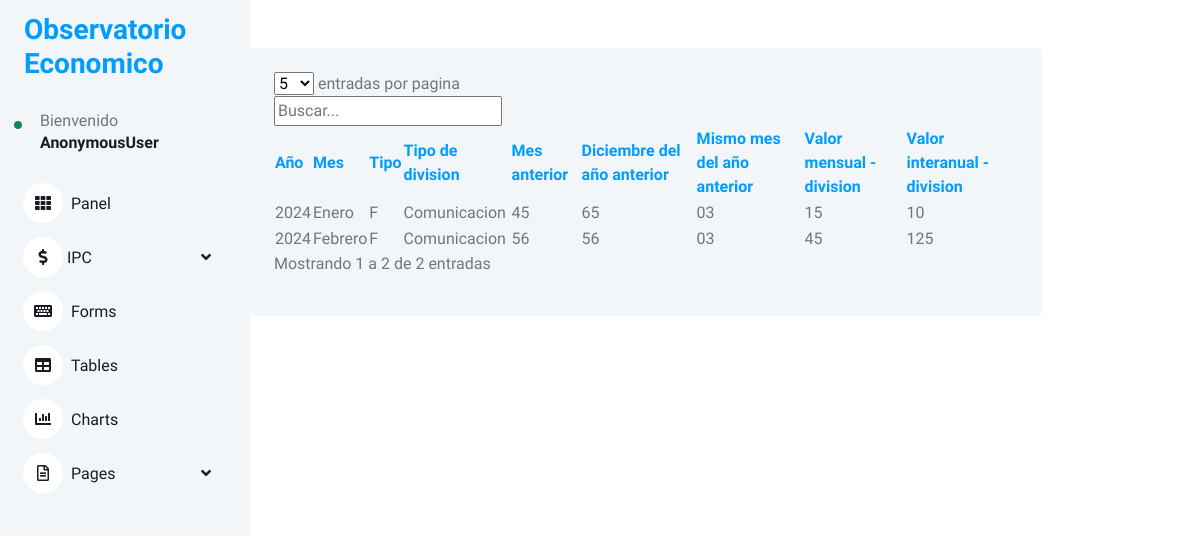
Screenshot of /ipc-listado with the database file from the repository.
### IpcDivision/models.py (models this page shows)
class IpcDivision(models.Model):
     ipc = models.ForeignKey(Ipc, on_delete=models.CASCADE)
     tipo_division = models.ForeignKey(TipoDivision, on_delete= models.CASCADE)
     valor_mensual = models.CharField(max_length=250, blank=False, null=False)
     valor_interanual = models.CharField(max_length=250, blank=False, null=False)

### Ipc/models.py (models this page shows)
class Ipc(models.Model):
    año = models.ForeignKey(Año, on_delete=models.CASCADE)
    mes = models.ForeignKey(Mes, on_delete=models.CASCADE)
    tipo_valor = models.ForeignKey(TipoValor, on_delete=models.CASCADE)
    mes_anterior = models.CharField(max_length=250, blank=False, null=False)
    mes_año_anterior = models.CharField(max_length=250, blank=False, null=False)
    dic_mes_anterior = models.CharField(max_length=250, blank=False, null=False)
    var_mensual = models.CharField(max_length=250, blank=False, null=False)

### Año/models.py (models this page shows)
class Año(models.Model):
    año = models.CharField(max_length=200, blank=False, null=False)
    def __str__(self):
        return self.año

### Mes/models.py (models this page shows)
class Mes(models.Model):
    mes = models.CharField(max_length=200, blank=False, null=False)
    def __str__(self):
        return self.mes

### TipoValor/models.py (models this page shows)
class TipoValor(models.Model):
    valor = models.CharField(max_length=200, blank=False, null=False)
    def __str__(self):
        return self.valor

### IpcTipoDivision/models.py (models this page shows)
class TipoDivision(models.Model):
     tipo_division =models.CharField(max_length=250, blank=False, null=False)
     def __str__(self):
        return self.tipo_division

### Ipc/views.py (the view)
# urls.py: path('ipc-listado',ipc.listado, name='ipc-listado'),
def listado(request):
    ipc = IpcDivision.objects.select_related('ipc').all()
    context = {'ipc':ipc}
    return render(request,'ipc/listado.html',context)

### templates/ipc/listado.html (shortened to what this page needs)
{% extends 'base.html' %}
{% load static %}
{% block container %}
<div class="col-sm-12 col-xl-10" style="margin-top:3em;">
    <div class="bg-light rounded h-100 p-4">
        <div class="table_section padding_infor_info">
            <div class="table-responsive-sm">
               <table id="datatablesSimple">
                  <thead>
                     <tr>
                        <th>Año</th>
                        <th>Mes</th>
                        <th>Tipo</th>
                        <th>Tipo de division</th>
                        <th>Mes anterior</th>
                        <th>Diciembre del año anterior</th>
                        <th>Mismo mes del año anterior</th>
                        <th>Valor mensual - division</th>
                        <th>Valor interanual - division</th>
                     </tr>
                  </thead>
                  <tbody>
                     {% for data in ipc %}
                     <tr>
                        <td>{{data.ipc.año}}</td>
                        <td>{{data.ipc.mes}}</td>
                        <td>{{data.ipc.tipo_valor}}</td>
                        <td>{{data.tipo_division}}</td>
                        <td>{{data.ipc.mes_anterior}}</td>
                        <td>{{data.ipc.dic_mes_anterior}}</td>
                        <td>{{data.ipc.mes_año_anterior}}</td>
                        <td>{{data.valor_mensual}}</td>
                        <td>{{data.valor_interanual}}</td>
                     </tr>
                     {% endfor %}
                  </tbody>
                </table>
            </div>
         </div>
    </div>
</div>
{% endblock container %}

### static/css/style.css (style rules this page uses)
:root { --primary: #009CFF; --light: #F3F6F9; --dark: #191C24; }

### rows the page displays
IpcDivision: ipc.año "2024", ipc.mes "Enero", ipc.tipo_valor "F", tipo_division "Comunicacion", ipc.mes_anterior "45", ipc.dic_mes_anterior "65", ipc.mes_año_anterior "03", valor_mensual "15", valor_interanual "10"
IpcDivision: ipc.año "2024", ipc.mes "Febrero", ipc.tipo_valor "F", tipo_division "Comunicacion", ipc.mes_anterior "56", ipc.dic_mes_anterior "56", ipc.mes_año_anterior "03", valor_mensual "45", valor_interanual "125"

### other values shown
{{ request.user }} "AnonymousUser"
